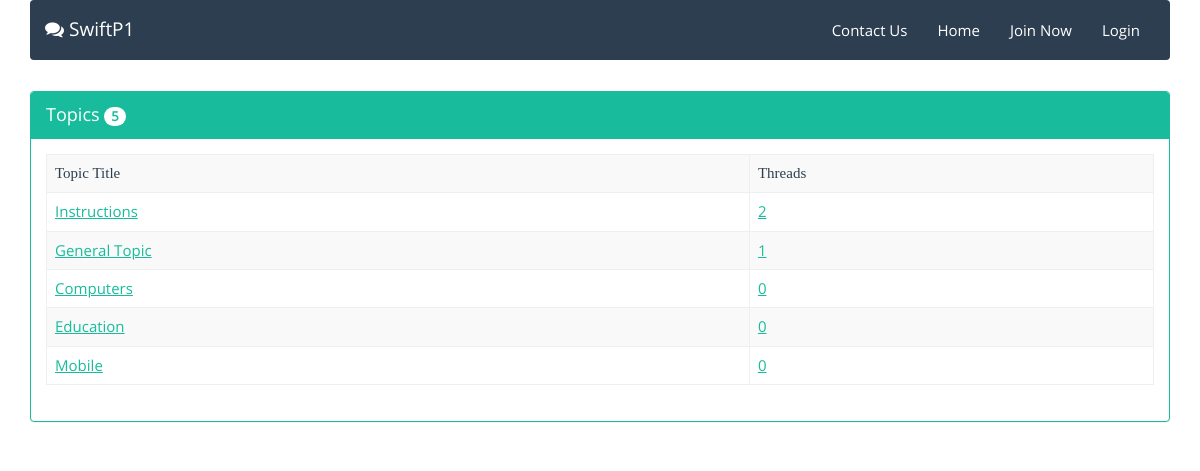
Before: / with the older database file.
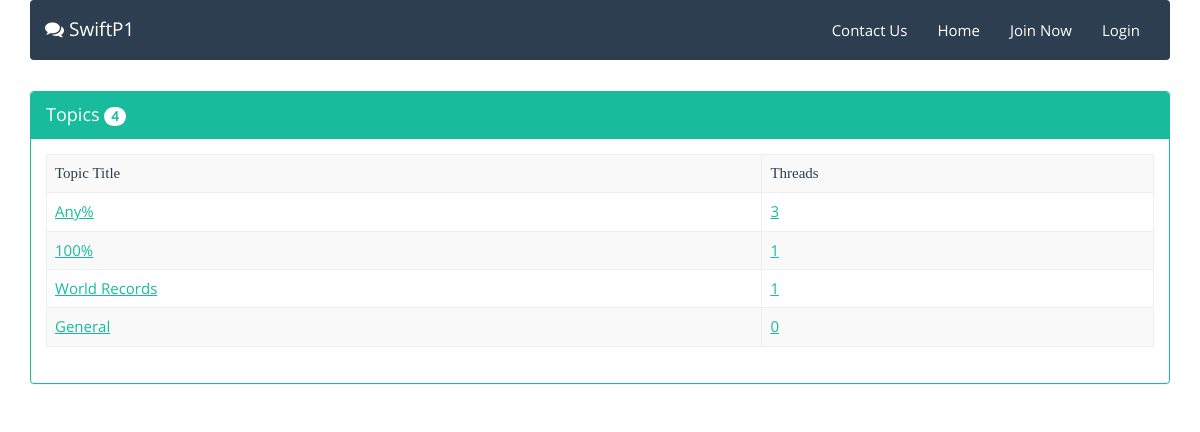
After: the same page with the newer database file.
### tables this page shows
CREATE TABLE `topics` (
  `topic_id` int(11) NOT NULL,
  `title` varchar(255) NOT NULL,
  `description` text NOT NULL,
  `added_by` varchar(255) NOT NULL DEFAULT '0',
  `add_time` timestamp NOT NULL DEFAULT current_timestamp() ON UPDATE current_timestamp()
);

### common/functions.php (called while the page is built, shortened)
<?php
$con=mysqli_connect('localhost','root','','forum');
function get_path(){
	$res=array();
	$res['siteUrl']='http://localhost/discussionforum';
	return $res;
}
$path=get_path();
function get_topics(){
	$res=array();
	global $con;
	$query=mysqli_query($con,"SELECT * FROM topics");
	if(mysqli_num_rows($query)>0){
		$res['totalResult']=mysqli_num_rows($query);
		while($data=mysqli_fetch_assoc($query)){
			$res['allData'][]=$data;
		}
	}else{
		$res['totalResult']=mysqli_num_rows($query);
	}
	return $res;
}
function count_total_threads($id){
	global $con;
	$query=mysqli_query($con,"SELECT COUNT(*) as total FROM threads WHERE topic_id=$id");
	$res=mysqli_fetch_assoc($query);
	return $res;
}
?>

### index.php (the view)
<?php include('common/header.php'); ?>
<?php
	$result=get_topics();
?>
			<div class="row">
				<div class="col-md-12">
					<div class="panel panel-success">
						<div class="panel-heading">Topics <span class="badge"><?php echo $result['totalResult']; ?></span></div>
						<div class="panel-body">
							<table class="table table-bordered table-striped">
								<tr>
									<th>Topic Title</th>
									<th>Threads</th>
								</tr>
								<?php
									if($result['totalResult']>0){
										foreach($result['allData'] as $data){
											$threads=count_total_threads($data['topic_id']);
								?>
								<tr>
									<td><a href="threads.php?topicid=<?php echo $data['topic_id']; ?>&title=<?php echo $data['title']; ?>"><?php echo $data['title']; ?></a></td>
									<td><a href="threads.php?topicid=<?php echo $data['topic_id']; ?>&title=<?php echo $data['title']; ?>"><?php echo $threads['total']; ?></a></td>
								</tr>
							<?php } }else{ ?>
							<tr>
								<td colspan="2"><?php echo _warning('No Data Found'); ?></td>
							</tr>
							<?php } ?>
							</table>
						</div>
					</div>
				</div>
			</div>
<?php include('common/footer.php'); ?>

### common/header.php (shortened to what this page needs)
<?php require('common/functions.php'); ?>
<!DOCTYPE html>
<html>
<head>
	<link rel="stylesheet" type="text/css" href="<?php echo $path['siteUrl']; ?>/fonts/font-awesome-4.6.3/css/font-awesome.min.css" />
	<link rel="stylesheet" type="text/css" href="<?php echo $path['siteUrl']; ?>/lib/bootstrap-3.3.7/css/flatly-bootstrap.min.css" />
	<link rel="stylesheet" type="text/css" href="<?php echo $path['siteUrl']; ?>/css/style.css" />
</head>
<body>
	<div class="container-fluid">
		<div class="container">
			<div class="row header-row margin-bottom10">
				<div class="col-md-12">
					<nav class="navbar navbar-default">
					  <div class="container-fluid">
					    <div class="navbar-header">
					      <a class="navbar-brand" href="<?php echo $path['siteUrl']; ?>"><i class="fa fa-comments"></i>&nbsp;SwiftP1</a>
					    </div>
					    <div class="collapse navbar-collapse" id="bs-example-navbar-collapse-1">
					      <ul class="nav navbar-nav navbar-right">
						  <li><a href="supportpage.php">Contact Us</a></li>
						  <li><a href="index.php">Home</a></li>
					        <?php
					        	if(isset($_SESSION['userData'])){
					        		?>
					        		<li class="dropdown">
							          <a href="#" class="dropdown-toggle" data-toggle="dropdown" role="button" aria-haspopup="true" aria-expanded="false">Account <span class="caret"></span></a>
							          <ul class="dropdown-menu">
							            <li><a href="profile.php">My Profile</a></li>
							            <li role="separator" class="divider"></li>
							            <li><a href="logout.php">logout</a></li>
							          </ul>
							        </li>
					        		<?php
					        	}else{
					        		?>
					        		<li><a href="register.php">Join Now</a></li>
					        		<li><a href="login.php">Login</a></li>
					        		<?php
					        	}
					        ?>
					      </ul>
					    </div>
					  </div>
					</nav>
				</div>
			</div>

### common/footer.php (shortened to what this page needs)
		</div>
	</div>
</body>
</html>

### css/style.css (style rules this page uses)
body { font-family: openR; }
ul,ol,li,p,h1,h2,h3,h4,h5,h6 { margin: 0px; padding: 0px; line-height: normal; }
a,a:hover,a:visited,a:link { text-decoration: none; outline: none; }
.margin-bottom10 { margin-bottom: 10px; }
table tr th { font-family: openSB; font-weight: normal; }
.panel-heading { font-size: 18px; }

Changed rows visible on the page:
removed topics: title "Instructions", total "2"
removed topics: title "General Topic", total "1"
removed topics: title "Computers", total "0"
removed topics: title "Education", total "0"
removed topics: title "Mobile", total "0"
added topics: title "Any%", total "3"
added topics: title "100%", total "1"
added topics: title "World Records", total "1"
added topics: title "General", total "0"
Other visible differences:
$result['totalResult']: "5" → "4"
